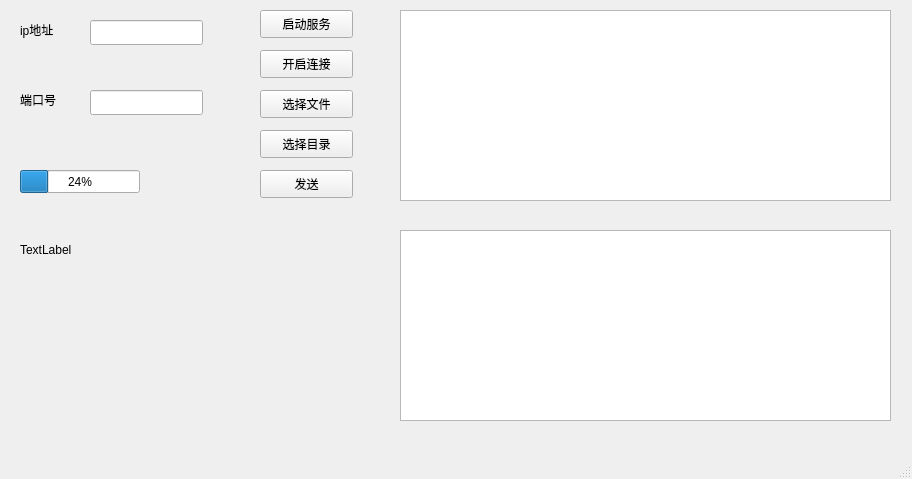
<?xml version="1.0" encoding="UTF-8"?>
<ui version="4.0">
 <class>MainWindow</class>
 <widget class="QMainWindow" name="MainWindow">
  <property name="geometry">
   <rect>
    <x>0</x>
    <y>0</y>
    <width>912</width>
    <height>479</height>
   </rect>
  </property>
  <property name="windowTitle">
   <string>MainWindow</string>
  </property>
  <widget class="QWidget" name="centralwidget">
   <widget class="QLineEdit" name="ipLineEdit">
    <property name="geometry">
     <rect>
      <x>90</x>
      <y>20</y>
      <width>113</width>
      <height>25</height>
     </rect>
    </property>
   </widget>
   <widget class="QLineEdit" name="portLineEdit">
    <property name="geometry">
     <rect>
      <x>90</x>
      <y>90</y>
      <width>113</width>
      <height>25</height>
     </rect>
    </property>
   </widget>
   <widget class="QPushButton" name="startServerBtn">
    <property name="geometry">
     <rect>
      <x>260</x>
      <y>10</y>
      <width>93</width>
      <height>28</height>
     </rect>
    </property>
    <property name="text">
     <string>启动服务</string>
    </property>
   </widget>
   <widget class="QPushButton" name="connectBtn">
    <property name="geometry">
     <rect>
      <x>260</x>
      <y>50</y>
      <width>93</width>
      <height>28</height>
     </rect>
    </property>
    <property name="text">
     <string>开启连接</string>
    </property>
   </widget>
   <widget class="QPushButton" name="selectFileBtn">
    <property name="geometry">
     <rect>
      <x>260</x>
      <y>90</y>
      <width>93</width>
      <height>28</height>
     </rect>
    </property>
    <property name="text">
     <string>选择文件</string>
    </property>
   </widget>
   <widget class="QPushButton" name="selectDirBtn">
    <property name="geometry">
     <rect>
      <x>260</x>
      <y>130</y>
      <width>93</width>
      <height>28</height>
     </rect>
    </property>
    <property name="text">
     <string>选择目录</string>
    </property>
   </widget>
   <widget class="QPushButton" name="sendBtn">
    <property name="geometry">
     <rect>
      <x>260</x>
      <y>170</y>
      <width>93</width>
      <height>28</height>
     </rect>
    </property>
    <property name="text">
     <string>发送</string>
    </property>
   </widget>
   <widget class="QProgressBar" name="progressBar">
    <property name="geometry">
     <rect>
      <x>20</x>
      <y>170</y>
      <width>120</width>
      <height>23</height>
     </rect>
    </property>
    <property name="value">
     <number>24</number>
    </property>
   </widget>
   <widget class="QListWidget" name="fileListWidget">
    <property name="geometry">
     <rect>
      <x>400</x>
      <y>10</y>
      <width>491</width>
      <height>191</height>
     </rect>
    </property>
   </widget>
   <widget class="QTextEdit" name="logTextEdit">
    <property name="geometry">
     <rect>
      <x>400</x>
      <y>230</y>
      <width>491</width>
      <height>191</height>
     </rect>
    </property>
   </widget>
   <widget class="QLabel" name="statusLabel">
    <property name="geometry">
     <rect>
      <x>20</x>
      <y>240</y>
      <width>69</width>
      <height>19</height>
     </rect>
    </property>
    <property name="text">
     <string>TextLabel</string>
    </property>
   </widget>
   <widget class="QLabel" name="ipLabel">
    <property name="geometry">
     <rect>
      <x>20</x>
      <y>20</y>
      <width>69</width>
      <height>19</height>
     </rect>
    </property>
    <property name="text">
     <string>ip地址</string>
    </property>
   </widget>
   <widget class="QLabel" name="label">
    <property name="geometry">
     <rect>
      <x>20</x>
      <y>90</y>
      <width>69</width>
      <height>19</height>
     </rect>
    </property>
    <property name="text">
     <string>端口号</string>
    </property>
   </widget>
  </widget>
  <widget class="QMenuBar" name="menubar">
   <property name="geometry">
    <rect>
     <x>0</x>
     <y>0</y>
     <width>912</width>
     <height>25</height>
    </rect>
   </property>
  </widget>
  <widget class="QStatusBar" name="statusbar"/>
 </widget>
 <resources/>
 <connections/>
</ui>
